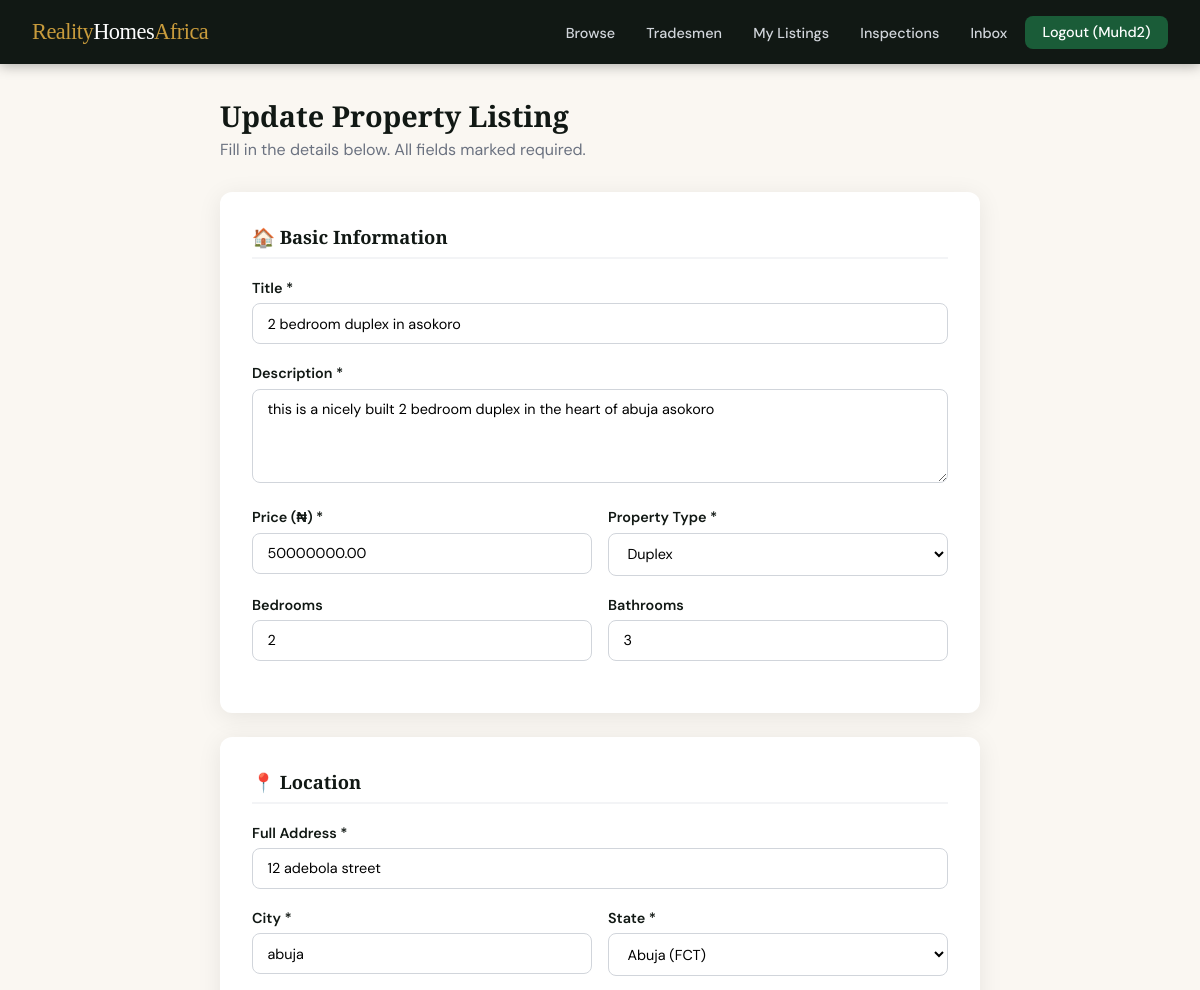
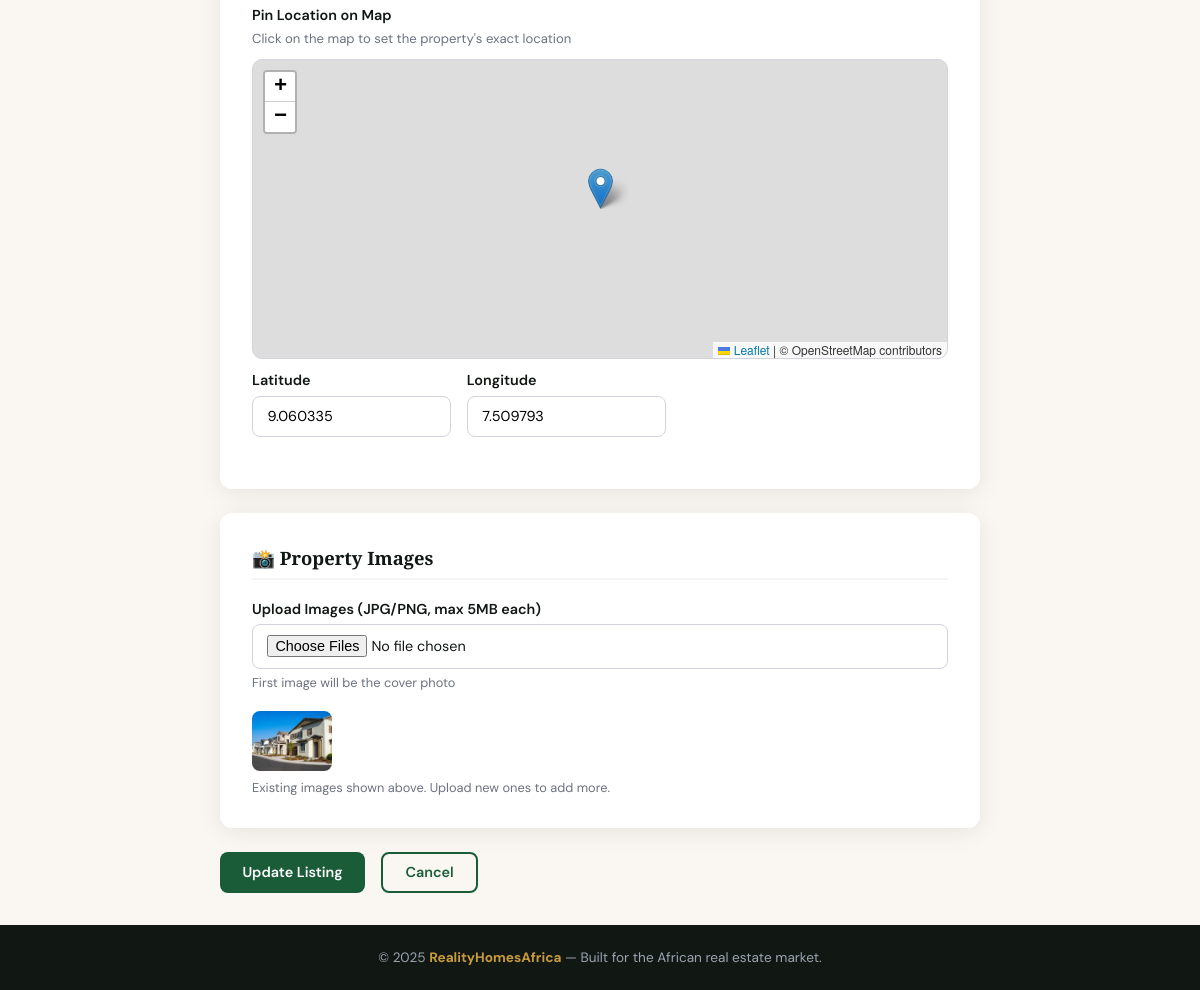
The page /property/1/update/ (signed in) on the database its author committed (2 pictures, top to bottom).
### users/models.py (models this page shows, shortened)
class CustomUser(AbstractUser):
    is_agent = models.BooleanField(default=False)
    is_tradesman = models.BooleanField(default=False)
    is_client = models.BooleanField(default=True)
    phone_number = models.CharField(max_length=15, blank=True, null=True)
    profile_picture = models.ImageField(upload_to='profile_pictures/', blank=True, null=True)
    bio = models.TextField(blank=True, null=True)

### listings/models.py (models this page shows, shortened)
class Property(models.Model):
    agent = models.ForeignKey(
        settings.AUTH_USER_MODEL,
        on_delete=models.CASCADE,
        related_name='properties'
    )
    title = models.CharField(max_length=200)
    description = models.TextField()
    price = models.DecimalField(max_digits=14, decimal_places=2)
    address = models.CharField(max_length=300)
    city = models.CharField(max_length=100)
    state = models.CharField(max_length=100, choices=NIGERIAN_STATES, default='Abuja')
    property_type = models.CharField(max_length=20, choices=PROPERTY_TYPES, default='flat')
    bedrooms = models.PositiveIntegerField(default=0)
    bathrooms = models.PositiveIntegerField(default=0)
    is_available = models.BooleanField(default=True)
    latitude = models.DecimalField(max_digits=9, decimal_places=6, null=True, blank=True)
    longitude = models.DecimalField(max_digits=9, decimal_places=6, null=True, blank=True)
    created_at = models.DateTimeField(auto_now_add=True)
    updated_at = models.DateTimeField(auto_now=True)
    class Meta:
        ordering = ['-created_at']
        verbose_name_plural = 'Properties'

class PropertyImage(models.Model):
    property = models.ForeignKey(Property, on_delete=models.CASCADE, related_name='images')
    image = models.ImageField(upload_to='property_images/%Y/%m/')
    is_primary = models.BooleanField(default=False)
    uploaded_at = models.DateTimeField(auto_now_add=True)

### listings/views.py (the view)
# urls.py: path('property/<int:pk>/update/', views.property_update, name='property_update'),
@login_required
def property_update(request, pk):
    prop = get_object_or_404(Property, pk=pk)
    if prop.agent != request.user:
        raise PermissionDenied
    if request.method == 'POST':
        form = PropertyForm(request.POST, request.FILES, instance=prop)
        if form.is_valid():
            form.save()
            files = request.FILES.getlist('images')
            for f in files:
                PropertyImage.objects.create(property=prop, image=f, is_primary=False)
            messages.success(request, "Property updated!")
            return redirect('listings:agent_dashboard')
    else:
        form = PropertyForm(instance=prop)
    return render(request, 'listings/property_form.html', {'form': form, 'action': 'Update', 'property': prop})

### listings/forms.py
class PropertyForm(forms.ModelForm):
    images = forms.ImageField(
        widget=forms.ClearableFileInput(attrs={'accept': 'image/*'}),
        required=False,
        label="Property Images"
    )
    primary_image = forms.ImageField(required=False, label="Primary / Cover Image")
    class Meta:
        model = Property
        fields = [
            'title', 'description', 'price', 'address', 'city', 'state',
            'property_type', 'bedrooms', 'bathrooms', 'is_available',
            'latitude', 'longitude',
        ]
        widgets = {
            'description': forms.Textarea(attrs={'rows': 4}),
            'latitude': forms.HiddenInput(),
            'longitude': forms.HiddenInput(),
            'price': forms.NumberInput(attrs={'placeholder': 'e.g. 25000000'}),
        }

### users/context_processors.py (called while the page is built)
def unread_messages_count(request):
    if request.user.is_authenticated:
        from .models import Message
        count = Message.objects.filter(receiver=request.user, is_read=False).count()
        return {'unread_count': count}
    return {'unread_count': 0}

### templates/listings/property_form.html (shortened to what this page needs)
{% extends 'base.html' %}
{% block extra_head %}
<link rel="stylesheet" href="https://cdnjs.cloudflare.com/ajax/libs/leaflet/1.9.4/leaflet.min.css"/>
{% endblock %}
{% block content %}
<div class="form-wrap">
  <h1>{{ action }} Property Listing</h1>
  <p class="subtitle">Fill in the details below. All fields marked required.</p>
  <form method="post" enctype="multipart/form-data">
    <div class="form-card">
      <h2>🏠 Basic Information</h2>
      <div class="form-group">
        <label>Title *</label>
        <input type="text" name="title" value="{{ form.title.value|default:'' }}" required placeholder="e.g. Luxury 3-Bedroom Flat in Maitama">
      </div>
      <div class="form-group">
        <label>Description *</label>
        <textarea name="description" rows="4" required placeholder="Describe the property...">{{ form.description.value|default:'' }}</textarea>
      </div>
      <div class="form-row">
        <div class="form-group">
          <label>Price (₦) *</label>
          <input type="number" name="price" value="{{ form.price.value|default:'' }}" required placeholder="e.g. 25000000">
        </div>
        <div class="form-group">
          <label>Property Type *</label>
          <select name="property_type">
            {% for val, label in form.fields.property_type.choices %}
              <option value="{{ val }}" {% if form.property_type.value == val %}selected{% endif %}>{{ label }}</option>
            {% endfor %}
          </select>
        </div>
      </div>
      <div class="form-row">
        <div class="form-group">
          <label>Bedrooms</label>
          <input type="number" name="bedrooms" value="{{ form.bedrooms.value|default:'0' }}" min="0">
        </div>
        <div class="form-group">
          <label>Bathrooms</label>
          <input type="number" name="bathrooms" value="{{ form.bathrooms.value|default:'0' }}" min="0">
        </div>
      </div>
    </div>
    <div class="form-card">
      <h2>📍 Location</h2>
      <div class="form-group">
        <label>Full Address *</label>
        <input type="text" name="address" value="{{ form.address.value|default:'' }}" required placeholder="e.g. 12 Adeola Odeku Street">
      </div>
      <div class="form-row">
        <div class="form-group">
          <label>City *</label>
          <input type="text" name="city" value="{{ form.city.value|default:'' }}" required placeholder="e.g. Abuja">
        </div>
        <div class="form-group">
          <label>State *</label>
          <select name="state">
            {% for val, label in form.fields.state.choices %}
              <option value="{{ val }}" {% if form.state.value == val %}selected{% endif %}>{{ label }}</option>
            {% endfor %}
          </select>
        </div>
      </div>
      <label style="font-weight:600; font-size:0.9rem; margin-bottom:0.4rem; display:block;">Pin Location on Map</label>
      <p class="map-hint">Click on the map to set the property's exact location</p>
      <div id="map-picker"></div>
      <div class="coords-row">
        <div class="form-group">
          <label>Latitude</label>
          <input type="text" name="latitude" id="lat-input" value="{{ form.latitude.value|default:'' }}" placeholder="Auto-filled from map">
        </div>
        <div class="form-group">
          <label>Longitude</label>
          <input type="text" name="longitude" id="lng-input" value="{{ form.longitude.value|default:'' }}" placeholder="Auto-filled from map">
        </div>
      </div>
    </div>
    <div class="form-card">
      <h2>📸 Property Images</h2>
      <div class="form-group">
        <label>Upload Images (JPG/PNG, max 5MB each)</label>
        <input type="file" name="images" multiple accept="image/*">
        <p style="color:var(--gray); font-size:0.8rem; margin-top:0.3rem;">First image will be the cover photo</p>
      </div>
      {% if property and property.images.all %}
        <div style="display:flex; gap:0.5rem; flex-wrap:wrap; margin-top:0.75rem;">
          {% for img in property.images.all %}
            <img src="{{ img.image.url }}" style="width:80px; height:60px; object-fit:cover; border-radius:8px;">
          {% endfor %}
        </div>
        <p style="color:var(--gray); font-size:0.8rem; margin-top:0.5rem;">Existing images shown above. Upload new ones to add more.</p>
      {% endif %}
    </div>
    <div style="display:flex; gap:1rem;">
      <button type="submit" class="btn btn-primary">{{ action }} Listing</button>
      <a href="{% url 'listings:agent_dashboard' %}" class="btn btn-outline">Cancel</a>
    </div>
  </form>
</div>
{% endblock %}

### templates/base.html (shortened to what this page needs)
<!DOCTYPE html>
<html lang="en">
<head>
  {% block extra_head %}{% endblock %}
</head>
<body>
<nav>
  <a href="{% url 'listings:homepage' %}" class="nav-logo">Reality<span>Homes</span>Africa</a>
  <ul class="nav-links">
    <li><a href="{% url 'listings:property_list' %}">Browse</a></li>
    <li><a href="{% url 'services:tradesman_list' %}">Tradesmen</a></li>
    {% if user.is_authenticated %}
      {% if user.is_agent %}
        <li><a href="{% url 'listings:agent_dashboard' %}">My Listings</a></li>
        <li><a href="{% url 'listings:agent_inspections' %}">Inspections</a></li>
      {% elif user.is_tradesman %}
        <li><a href="{% url 'services:tradesman_dashboard' %}">My Profile</a></li>
      {% else %}
        <li><a href="{% url 'listings:favorites_list' %}">Saved</a></li>
        <li><a href="{% url 'listings:client_inspections' %}">Bookings</a></li>
      {% endif %}
      <li>
        <a href="{% url 'users:inbox' %}">
          Inbox
        </a>
      </li>
      <li><a href="{% url 'users:logout' %}" class="btn-nav">Logout ({{ user.username }})</a></li>
    {% else %}
      <li><a href="{% url 'users:login' %}">Login</a></li>
      <li><a href="{% url 'users:choose_role' %}" class="btn-nav">Register</a></li>
    {% endif %}
  </ul>
</nav>
<main>
  {% block content %}{% endblock %}
</main>
<footer>
  &copy; 2025 <strong>RealityHomesAfrica</strong> &mdash; Built for the African real estate market.
</footer>
</body>
</html>

### templates/base.html (style rules this page uses)
:root { --green: #1a5c38; --green-light: #2d8653; --gold: #c89b3c; --cream: #faf7f2; --dark: #111814; --gray: #6b7280; --light-gray: #f3f4f6; --white: #ffffff; --danger: #dc2626; --radius: 12px; --shadow: 0 4px 24px rgba(0,0,0,0.08); }
* { box-sizing: border-box; margin: 0; padding: 0; }
body { font-family: 'DM Sans', sans-serif; background: var(--cream); color: var(--dark); min-height: 100vh; display: flex; flex-direction: column; }
nav { background: var(--dark); padding: 0 2rem; height: 64px; display: flex; align-items: center; justify-content: space-between; position: sticky; top: 0; z-index: 1000; box-shadow: 0 2px 12px rgba(0,0,0,0.3); }
.nav-logo { font-family: 'Playfair Display', serif; font-size: 1.4rem; color: var(--gold); text-decoration: none; letter-spacing: -0.5px; }
.nav-logo span { color: var(--white); }
.nav-links { display: flex; align-items: center; gap: 0.25rem; list-style: none; }
.nav-links a { color: #d1d5db; text-decoration: none; padding: 0.5rem 0.85rem; border-radius: 8px; font-size: 0.9rem; font-weight: 500; transition: all 0.2s; }
.btn-nav { background: var(--green); color: var(--white) !important; padding: 0.45rem 1.1rem !important; border-radius: 8px !important; }
main { flex: 1; padding: 2rem; max-width: 1280px; margin: 0 auto; width: 100%; }
.btn { display: inline-block; padding: 0.6rem 1.4rem; border-radius: 8px; font-family: 'DM Sans', sans-serif; font-size: 0.9rem; font-weight: 600; cursor: pointer; border: none; text-decoration: none; transition: all 0.2s; }
.btn-primary { background: var(--green); color: var(--white); }
.btn-outline { background: transparent; border: 2px solid var(--green); color: var(--green); }
.form-group { margin-bottom: 1.25rem; }
.form-group label { display: block; font-weight: 600; margin-bottom: 0.4rem; font-size: 0.9rem; }
.form-group input, .form-group select, .form-group textarea { width: 100%; padding: 0.65rem 0.9rem; border: 1.5px solid #d1d5db; border-radius: 8px; font-family: 'DM Sans', sans-serif; font-size: 0.9rem; background: var(--white); transition: border 0.2s; }
footer { background: var(--dark); color: #9ca3af; text-align: center; padding: 1.5rem 2rem; font-size: 0.85rem; }
footer strong { color: var(--gold); }

### templates/listings/property_form.html (style rules this page uses)
.form-wrap { max-width: 760px; margin: 0 auto; }
.form-wrap h1 { font-family: 'Playfair Display', serif; font-size: 1.8rem; margin-bottom: 0.25rem; }
.form-wrap .subtitle { color: var(--gray); margin-bottom: 2rem; }
.form-card { background: var(--white); border-radius: var(--radius); padding: 2rem; box-shadow: var(--shadow); margin-bottom: 1.5rem; }
.form-card h2 { font-family: 'Playfair Display', serif; font-size: 1.15rem; margin-bottom: 1.25rem; padding-bottom: 0.5rem; border-bottom: 2px solid var(--light-gray); }
.form-row { display: grid; grid-template-columns: 1fr 1fr; gap: 1rem; }
#map-picker { height: 300px; border-radius: 10px; margin-bottom: 0.75rem; border: 1.5px solid #d1d5db; }
.map-hint { color: var(--gray); font-size: 0.82rem; margin-bottom: 0.75rem; }
.coords-row { display: flex; gap: 1rem; }
.coords-row input { flex: 1; }

### rows shown on the page
CustomUser: username "Muhd2"
Property: title "2 bedroom duplex in asokoro", description "this is a nicely built 2 bedroom duplex in the heart of abuja asokoro", price "50000000.00", property_type "Duplex", address "12 adebola street", city "abuja", state "Abuja (FCT)", latitude "9.060335", longitude "7.509793"
PropertyImage: image (picture)

### other values the page prints
{{ action }} "Update"
